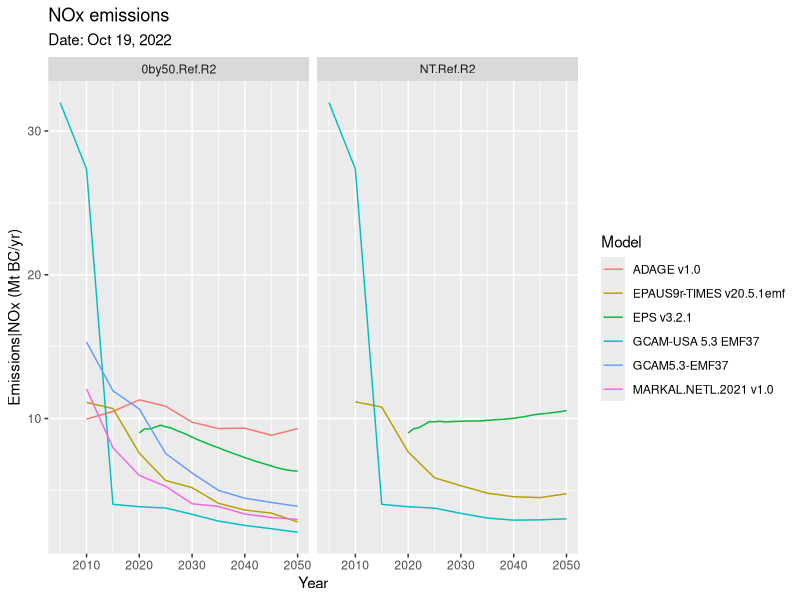
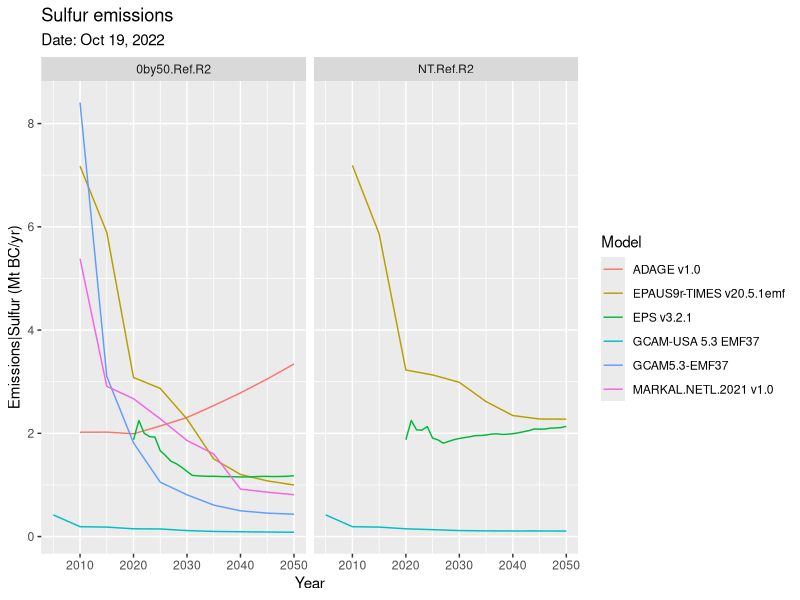
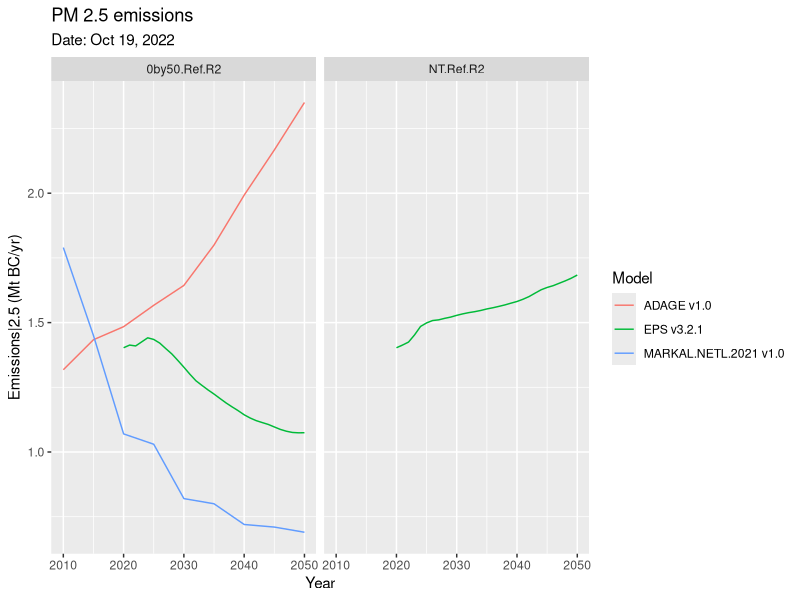
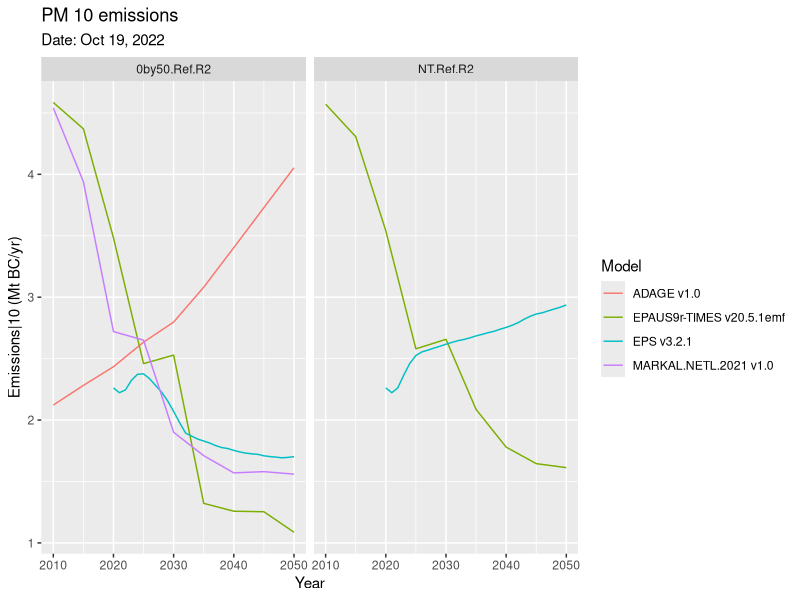
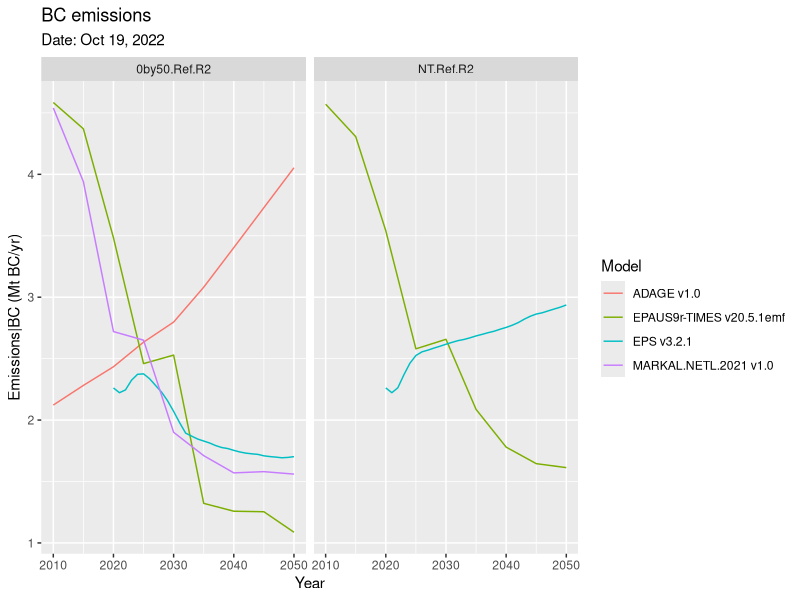
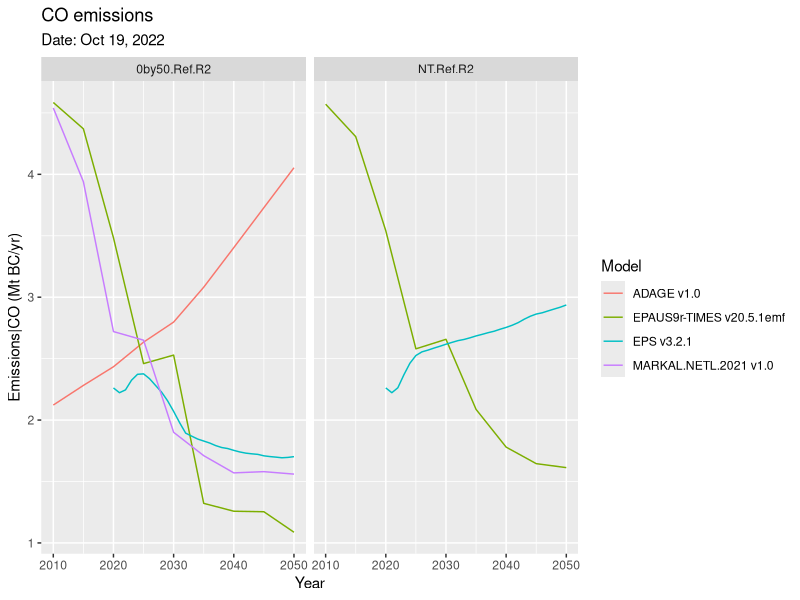
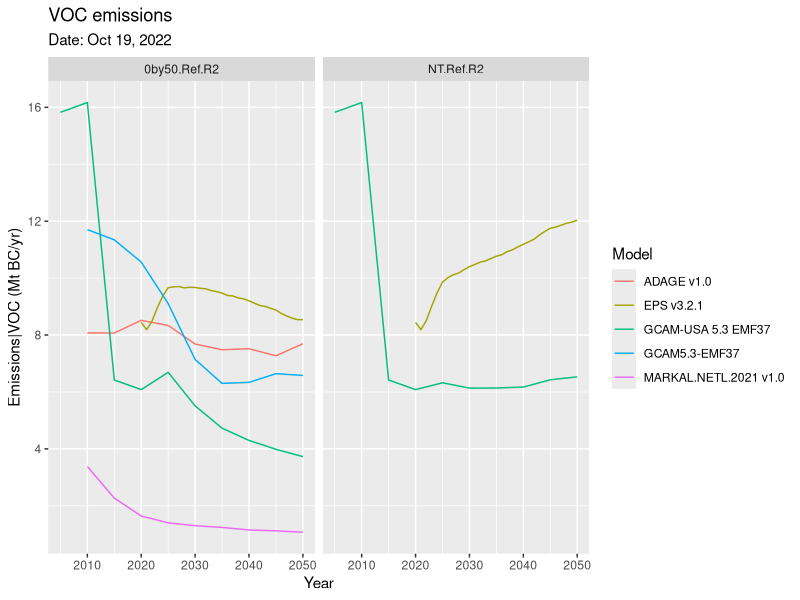

The R script that drew these images, in order:
## ---- chunk 1
library (tidyverse)
## ---- chunk 2
r2_data <- read_csv ("usacanmex_1.csv")
## ---- chunk 3
models <- r2_data %>% 
  group_by (model) %>% 
  summarize (total = sum (value))
## ---- chunk 4
r2_filt <-r2_data %>% 
  filter (scenario == "NT.Ref.R2"|
          scenario == "0by50.Ref.R2") %>% 
  filter (year <= 2050)

## ---- chunk 5
nox <- r2_filt %>% 
  filter (variable == "Emissions|NOx")

ggplot (data = nox, mapping = aes (x = year, y = value, color = model))+
  geom_line()+
  facet_wrap (~scenario)+
  labs (title = "NOx emissions",
        subtitle = "Date: Oct 19, 2022",
        x = "Year",
        y = "Emissions|NOx (Mt BC/yr)",
        color = "Model")
## ---- chunk 6
sulfur <- r2_filt %>% 
  filter (variable == "Emissions|Sulfur")

ggplot (data = sulfur, mapping = aes (x = year, y = value, color = model))+
  geom_line()+
  facet_wrap (~scenario)+
  labs (title = "Sulfur emissions",
        subtitle = "Date: Oct 19, 2022",
        x = "Year",
        y = "Emissions|Sulfur (Mt BC/yr)",
        color = "Model")
## ---- chunk 7
pm_25 <- r2_filt %>% 
  filter (variable == "Emissions|PM2.5") 

ggplot (data = pm_25, mapping = aes (x = year, y = value, color = model))+
  geom_line()+
  facet_wrap (~scenario)+
  labs (title = "PM 2.5 emissions",
        subtitle = "Date: Oct 19, 2022",
        x = "Year",
        y = "Emissions|2.5 (Mt BC/yr)",
        color = "Model")
## ---- chunk 8
pm_10 <- r2_filt %>% 
  filter (variable == "Emissions|PM10") 

ggplot (data = pm_10, mapping = aes (x = year, y = value, color = model))+
  geom_line()+
  facet_wrap (~scenario)+
  labs (title = "PM 10 emissions",
        subtitle = "Date: Oct 19, 2022",
        x = "Year",
        y = "Emissions|10 (Mt BC/yr)",
        color = "Model")
## ---- chunk 9
bc <- r2_filt %>% 
  filter (variable == "Emissions|BC") 

ggplot (data = pm_10, mapping = aes (x = year, y = value, color = model))+
  geom_line()+
  facet_wrap (~scenario)+
  labs (title = "BC emissions",
        subtitle = "Date: Oct 19, 2022",
        x = "Year",
        y = "Emissions|BC (Mt BC/yr)",
        color = "Model")
## ---- chunk 10
co <- r2_filt %>% 
  filter (variable == "Emissions|CO") 

ggplot (data = pm_10, mapping = aes (x = year, y = value, color = model))+
  geom_line()+
  facet_wrap (~scenario)+
  labs (title = "CO emissions",
        subtitle = "Date: Oct 19, 2022",
        x = "Year",
        y = "Emissions|CO (Mt BC/yr)",
        color = "Model")
## ---- chunk 11
voc <- r2_filt %>% 
  filter (variable == "Emissions|VOC") 

ggplot (data = voc, mapping = aes (x = year, y = value, color = model))+
  geom_line()+
  facet_wrap (~scenario)+
  labs (title = "VOC emissions",
        subtitle = "Date: Oct 19, 2022",
        x = "Year",
        y = "Emissions|VOC (Mt BC/yr)",
        color = "Model")
